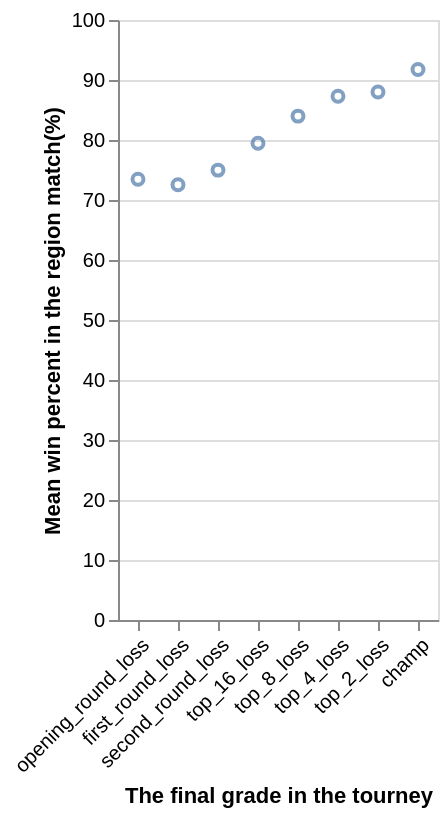

Write notebook code for a chart like this one.
### Code cell
### EDIT THIS CODE CELL FOR VISUALIZATION 2###
mean_scatter_plot=alt.Chart(mean).mark_point().encode(
    x=alt.X("tourney_finish").title("The final grade in the tourney"),
    y=alt.Y("mean_reg_wins_pct").title("Mean win percent in the region match(%)")
).configure_axisX(labelAngle=-45)
mean_scatter_plot

### Figure 1 — Vega-Lite specification as saved in the notebook (floating-point values rounded to 4 significant figures)
{"config": {"view": {"continuousWidth": 300, "continuousHeight": 300}, "axisX": {"labelAngle": -45}}, "data": {"name": "data-c800ad9c62bed71016e77bb3d715e0cc"}, "mark": {"type": "point"}, "encoding": {"x": {"field": "tourney_finish", "sort": ["opening_round_loss", "first_round_loss", "second_round_loss", "top_16_loss", "top_8_loss", "top_4_loss", "top_2_loss", "champ"], "title": "The final grade in the tourney", "type": "ordinal"}, "y": {"field": "mean_reg_wins_pct", "title": "Mean win percent in the region match(%)", "type": "quantitative"}}, "$schema": "https://vega.github.io/schema/vega-lite/v5.20.1.json", "datasets": {"data-c800ad9c62bed71016e77bb3d715e0cc": [{"tourney_finish": "opening_round_loss", "mean_reg_wins_pct": 73.45}, {"tourney_finish": "first_round_loss", "mean_reg_wins_pct": 72.55}, {"tourney_finish": "second_round_loss", "mean_reg_wins_pct": 74.98}, {"tourney_finish": "top_16_loss", "mean_reg_wins_pct": 79.45}, {"tourney_finish": "top_8_loss", "mean_reg_wins_pct": 83.98}, {"tourney_finish": "top_4_loss", "mean_reg_wins_pct": 87.29}, {"tourney_finish": "top_2_loss", "mean_reg_wins_pct": 87.99}, {"tourney_finish": "champ", "mean_reg_wins_pct": 91.74}]}}
